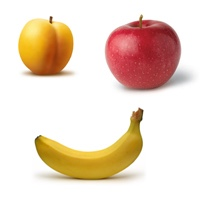
#> input picture appleBananaPeach.jpg, 200 x 200 px
$ python images.py ./appleBananaPeach.jpg ./apple.jpeg   (older library calls are emulated)
#> lines starting #> are read from the running program, lines starting #| are printed output that depends on the picture
import sys
from PIL import Image
import cv2

"""
  I took the approach to this challenge as a prototype; therefore I have made assumptions and since the scope is
 small and limited, I have separated concerns into methods/functions rather than individual classes.

 Example CL: python3 images.py ./appleBananaPeach.jpg ./apple.jpeg

 Assumptions:
    - Open source usage without concern for licensing

 Technologies and Libraries used:
    - Python (3.61)
    - Pillow (5.2.0)
    - OpenCV (opencv-python 3.4.2.17)
    - Numpy (1.15.0)
"""

def naiveComparison(img1, img2):
    """
    Naive comparison of images to determine which image is bigger (quick rough-cut check to determine and return
    the image that would possibly contain the other).
    :param img1:
    :param img2:
    :return:
    """
    img1Size = 1
    if img1.size[0] > 0:
        img1Size = img1.size[0]
    if img1.size[1] > 0:
        img1Size *= img1.size[1]

    img2Size = 1
    if img2.size[0] > 0:
        img2Size = img2.size[0]
    if img2.size[1] > 0:
        img2Size *= img2.size[1]

    return img1 if img1Size > img2Size else img2


def calculateHash(image):
    """
    Compute the difference in brightness between adjacent pixels and identify the relative gradient direction.

    :param image: Multimedia file to capture a fingerprint from

    :return: String representing the hexadecimal value

    """

    # NTS: convert this to a parameter to allow for flexibility
    hashSize = 8

    # Convert the image to Grayscale and shrink it to a common size
    #
    # If we grayscale the image, we reduce each pixel value to a luminous intensity value; and shrinking the
    # image to a common base size allows us to remove all high frequencies and details (noise) giving us a sample
    # size of 72 intensity values.
    #
    image = image.convert('L').resize(
        (hashSize + 1, hashSize),
        Image.ANTIALIAS,
    )

    # Compare adjacent pixels.
    #
    # Compare each intensity value in the list to it's adjacent value for each row, resulting in array of 1's or 0's
    #
    pixels = list(image.getdata())
    difference = []
    for row in range(hashSize):
        for col in range(hashSize):
            pixel_left = image.getpixel((col, row))
            pixel_right = image.getpixel((col + 1, row))
            difference.append(pixel_left > pixel_right)

            #
            # Convert the binary array to a hexadecimal string.
            #
            decimal_value = 0
            hex_string = []
            for index, value in enumerate(difference):
                if value:
                    decimal_value += 2**(index % 8)
                if (index % 8) == 7:
                    hex_string.append(hex(decimal_value)[2:].rjust(2, '0'))
                    decimal_value = 0
    return ''.join(hex_string)


def calculateHammingDistance(s1, s2):
    """
      For speed and quickly get up and running, I used the code found on Wikipedia.
      Credit: https://en.wikipedia.org/wiki/Hamming_distance#Algorithm_example
    """
    if len(s1) != len(s2):
        raise ValueError("Undefined for sequences of unequal length")
    return sum(el1 != el2 for el1, el2 in zip(s1, s2))


def quickImageAnalysis(imageTuple):
    """ Quick hash calculation/comparison. Hashes can be stored in a datastore in the future """
    hashForImage1 = calculateHash(imageTuple[0][0])
    hashForImage2 = calculateHash(imageTuple[1][0])

    hammingDistance = calculateHammingDistance(hashForImage1, hashForImage2)

    # Can fine tune here for leniency
    if hammingDistance == 0:
        print('Images are the same.')
        exit(0)

    biggerImage = naiveComparison(imageTuple[0][0], imageTuple[1][0])
    if biggerImage == imageTuple[1][0]:
        return (imageTuple[0][1], imageTuple[1][1])
    else:
        return (imageTuple[1][1], imageTuple[0][1])


def inputValidation():
    if (len(sys.argv) != 3):
        print('Sorry, you need to pass in the location of two image files for comparison')
        exit(1)
    image1 = Image.open(sys.argv[1])
#> image1 is the input picture: PIL image 200x200 RGB; mean R, G, B 236.6, 216.9, 200.7
    if image1.mode != "RGB":
        print('Sorry, the first image is not a JPEG')
        exit(1)
    image2 = Image.open(sys.argv[2])
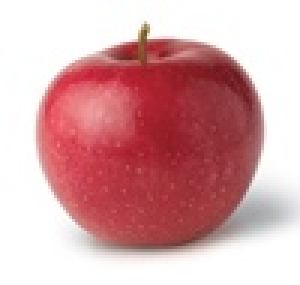
#> input picture apple.jpeg, 100 x 95 px (shown 3 times larger)
#> image2 is the input picture: PIL image 100x95 RGB; mean R, G, B 215, 166.6, 169.4
    if image2.mode != "RGB":
        print('Sorry, the second image is not a JPEG')
        exit(1)
    return ((image1, sys.argv[1]), (image2, sys.argv[2]))

def imageComposition(sourceTuple):
    """
    Use computer vision for object detection. The algorithm can be fine-tuned for anomalies, however due to time
    constraints, this is a rough draft (first cut iteration).

    Credit(s):
      https://docs.opencv.org/2.4/modules/imgproc/doc/object_detection.html?highlight=matchtemplate#cv2.matchTemplate
      https://opencv-python-tutroals.readthedocs.io/en/latest/py_tutorials/py_objdetect/py_table_of_contents_objdetect/py_table_of_contents_objdetect.html#py-table-of-content-objdetection
      https://opencv-python-tutroals.readthedocs.io/en/latest/py_tutorials/py_imgproc/py_template_matching/py_template_matching.html#template-matching

    :param sourceTuple:
    :return:
    """
    smallImage = cv2.imread(sourceTuple[0])
    largeImage = cv2.imread(sourceTuple[1])
    result = cv2.matchTemplate(smallImage, largeImage, cv2.TM_SQDIFF_NORMED)

    # We want the minimum squared difference
    minValue, maxValue, minLocation, maxLocation = cv2.minMaxLoc(result)

    # Extract the coordinates of our best match
    # Since we are using TM_SQDIFF_NORMED, we use the minimum
    minLocationX, minLocationY = minLocation

    # Get the size of the template. This is the same size as the match.
    width, height = smallImage.shape[:2]

    """
    # Draw the rectangle

    # Step 3: Draw the rectangle on large_image
    cv2.rectangle(largeImage, (minLocationX, minLocationY), (minLocationX + height, minLocationY + width), (0, 0, 255), 2)

    # Display the original image with the rectangle around the match.
    cv2.imshow('output',largeImage)

    # The image is only displayed if we call this
    cv2.waitKey(0)
    """

    location = ''
    if minLocationY < (largeImage.shape[1] / 2):
        location += 'upper'
    else:
        location += 'lower'
    location += ' '
    if (minLocationX + width) < (largeImage.shape[0] / 2):
        location += 'left'
    else:
        location += 'right'
    return location


# Start of script
#
imageTuple = inputValidation()
sourceTuple = quickImageAnalysis(imageTuple)
#> in calculateHash, `pixels = list(image.getdata())`: pixels = 72 values, max 255 at index 0, min 66 at index 24, mean 219.3
#> after the loop in calculateHash, `for row in range(hashSize):`: difference = 64 items, first 6: True, True, False, False, True, True
#> in quickImageAnalysis, `hashForImage1 = calculateHash(imageTuple[0][0])`: hashForImage1 = '33333b333493930e'
#> in quickImageAnalysis, `hashForImage2 = calculateHash(imageTuple[1][0])`: hashForImage2 = '080f3f0d3f3f1e0d'
#> in quickImageAnalysis, `hammingDistance = calculateHammingDistance(hashForImage1, hashForImage2)`: hammingDistance = 13
#> sourceTuple = ('./apple.jpeg', './appleBananaPeach.jpg')
print('Found location at: ', imageComposition(sourceTuple))
#> in imageComposition, `result = cv2.matchTemplate(smallImage, largeImage, cv2.TM_SQDIFF_NORMED)`:
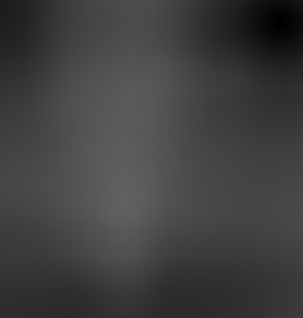
#> result: shape (106, 101) float32 (shown 3 times larger); min 0.000169, max 0.381, mean 0.252
#> in imageComposition, `minValue, maxValue, minLocation, maxLocation = cv2.minMaxLoc(result)`: minValue = 0.000169; maxValue = 0.381; minLocation = (93, 7); maxLocation = (42, 66)
#> in imageComposition, `minLocationX, minLocationY = minLocation`: minLocationX = 93; minLocationY = 7
#| Found location at:  upper right
